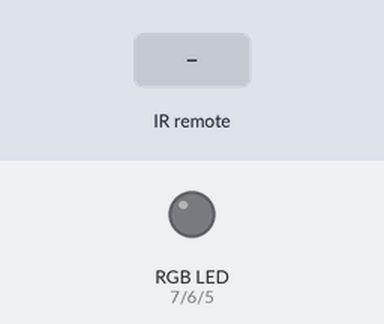
Simulated run of this sketch. Board: Arduino Uno, built with avr-gcc and run on an emulated ATmega328P. Parts: an RGB LED mixed from three pins (HIGH = lit). The inputs (shaded band) are chosen by the test bench.

Above: at 1.2 s.
1.3 s: infrared code 0xFF6897 received
At 2.1 s:
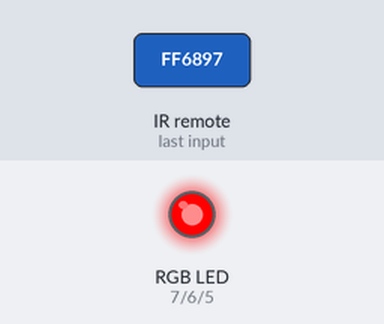
2.8 s: infrared code 0xFF30CF received
At 3.2 s:
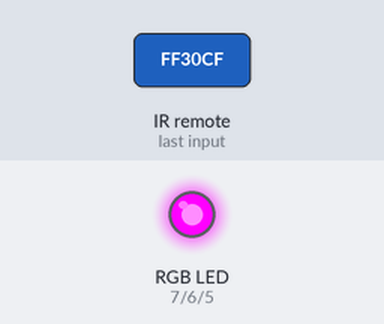
4.3 s: infrared code 0xFF18E7 received
At 5.5 s:
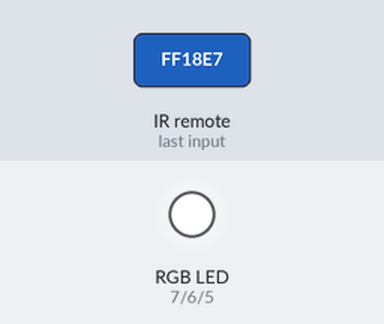
5.8 s: infrared code 0xFF7A85 received
At 6.7 s:
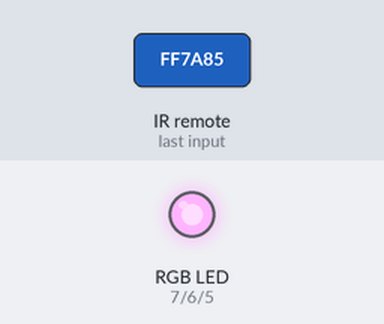
7.3 s: infrared code 0xFF10EF received
At 7.9 s:
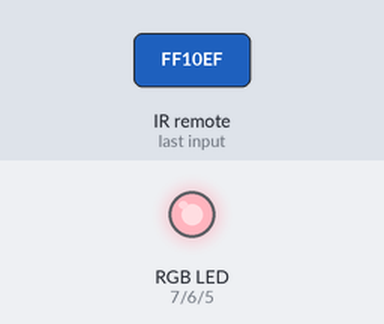
8.8 s: infrared code 0xFF38C7 received
At 10.2 s:
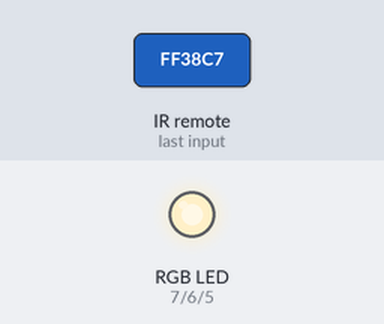
Timing chart, 0 to 11.3 s (numbered marks = the images above; inputs shaded):
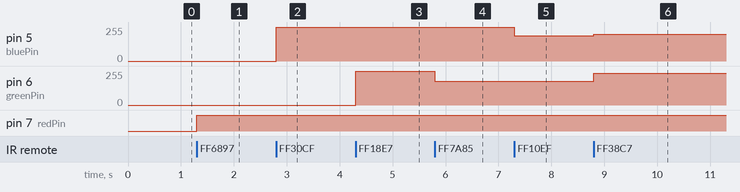

The sketch:

code.ino
```cpp
#include "IRremote.h"

int receiver = 11;
int redPin = 7;
int greenPin = 6;
int bluePin = 5;


IRrecv irrecv(receiver);
decode_results results;

void translateIR() {

  switch(results.value)

  {
  case 0xFF6897: analogWrite(redPin, 255);    break;
  case 0xFF30CF: analogWrite(bluePin, 255);    break;
  case 0xFF18E7: analogWrite(greenPin,255);   break;

  case 0xFF7A85:
    analogWrite(redPin,150);
    analogWrite(greenPin,180);
    break;

  case 0xFF10EF:
    analogWrite(redPin,200);
    analogWrite(bluePin,190);
    break;

  case 0xFF38C7:
      analogWrite(greenPin,240);
      analogWrite(bluePin, 200);
      break;

  case 0xFF5AA5:
    analogWrite(redPin,120);
    analogWrite(bluePin,240);
    break;

  case 0xFF42BD:
    analogWrite(redPin,255);
    analogWrite(greenPin,255);
    analogWrite(bluePin,255);
    break;

  case 0xFF4AB5:
  analogWrite(redPin,230);
  analogWrite(greenPin,170);
  break;

  case 0xFF52AD:
  analogWrite(redPin,30);
  analogWrite(greenPin,143);
  analogWrite(bluePin,82);
  break;

  default:
    analogWrite(redPin,0);
    analogWrite(greenPin,0);
    analogWrite(bluePin,0);

  }

  delay(500);


}
void setup()
{
  pinMode(redPin, OUTPUT);
  pinMode(greenPin, OUTPUT);
  pinMode(bluePin, OUTPUT);

}

void loop()
{
  if (irrecv.decode(&results))

  {
    translateIR();
    irrecv.resume();
  }

}
```

Measured:
- after the input at 1.3 s, pin 7 (redPin): LOW → HIGH at once
- after the input at 2.8 s, pin 5 (bluePin): 0/255 → 255/255 at once
- after the input at 4.3 s, pin 6 (greenPin): 0/255 → 255/255 at once
- after the input at 5.8 s, pin 6 (greenPin): 255/255 → 180/255 at once
- after the input at 7.3 s, pin 5 (bluePin): 255/255 → 190/255 at once
- after the input at 8.8 s, pin 5 (bluePin): 190/255 → 200/255 at once; pin 6 (greenPin): 180/255 → 240/255 at once
